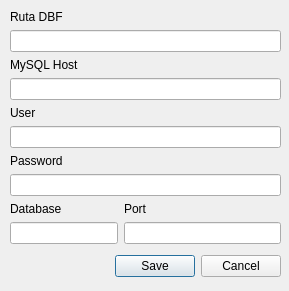
<?xml version="1.0" encoding="UTF-8"?>
<ui version="4.0">
 <class>Dialog</class>
 <widget class="QDialog" name="Dialog">
  <property name="geometry">
   <rect>
    <x>0</x>
    <y>0</y>
    <width>289</width>
    <height>291</height>
   </rect>
  </property>
  <property name="windowTitle">
   <string>Configuracion</string>
  </property>
  <widget class="QDialogButtonBox" name="buttonGroup">
   <property name="geometry">
    <rect>
     <x>80</x>
     <y>250</y>
     <width>201</width>
     <height>32</height>
    </rect>
   </property>
   <property name="orientation">
    <enum>Qt::Horizontal</enum>
   </property>
   <property name="standardButtons">
    <set>QDialogButtonBox::Cancel|QDialogButtonBox::Save</set>
   </property>
  </widget>
  <widget class="QWidget" name="formLayoutWidget">
   <property name="geometry">
    <rect>
     <x>10</x>
     <y>10</y>
     <width>271</width>
     <height>255</height>
    </rect>
   </property>
   <layout class="QFormLayout" name="formLayout">
    <item row="0" column="0">
     <widget class="QLabel" name="lbldbf">
      <property name="text">
       <string>Ruta DBF</string>
      </property>
     </widget>
    </item>
    <item row="1" column="0" colspan="2">
     <widget class="QLineEdit" name="rutaDbfTxt">
      <property name="enabled">
       <bool>true</bool>
      </property>
      <property name="sizeIncrement">
       <size>
        <width>0</width>
        <height>0</height>
       </size>
      </property>
      <property name="baseSize">
       <size>
        <width>0</width>
        <height>30</height>
       </size>
      </property>
     </widget>
    </item>
    <item row="2" column="0">
     <widget class="QLabel" name="lblhost">
      <property name="text">
       <string>MySQL Host</string>
      </property>
     </widget>
    </item>
    <item row="3" column="0" colspan="2">
     <widget class="QLineEdit" name="hostTxt">
      <property name="sizeIncrement">
       <size>
        <width>0</width>
        <height>0</height>
       </size>
      </property>
      <property name="baseSize">
       <size>
        <width>0</width>
        <height>30</height>
       </size>
      </property>
     </widget>
    </item>
    <item row="4" column="0">
     <widget class="QLabel" name="lbluser">
      <property name="text">
       <string>User</string>
      </property>
     </widget>
    </item>
    <item row="5" column="0" colspan="2">
     <widget class="QLineEdit" name="userTxt">
      <property name="sizeIncrement">
       <size>
        <width>0</width>
        <height>0</height>
       </size>
      </property>
      <property name="baseSize">
       <size>
        <width>0</width>
        <height>30</height>
       </size>
      </property>
     </widget>
    </item>
    <item row="6" column="0">
     <widget class="QLabel" name="lblpwd">
      <property name="text">
       <string>Password</string>
      </property>
     </widget>
    </item>
    <item row="8" column="0">
     <widget class="QLabel" name="databaselbl">
      <property name="text">
       <string>Database</string>
      </property>
     </widget>
    </item>
    <item row="8" column="1">
     <widget class="QLabel" name="portlbl">
      <property name="text">
       <string>Port</string>
      </property>
     </widget>
    </item>
    <item row="9" column="0">
     <widget class="QLineEdit" name="databaseTxt">
      <property name="sizeIncrement">
       <size>
        <width>0</width>
        <height>0</height>
       </size>
      </property>
      <property name="baseSize">
       <size>
        <width>0</width>
        <height>30</height>
       </size>
      </property>
     </widget>
    </item>
    <item row="9" column="1">
     <widget class="QLineEdit" name="portTxt">
      <property name="sizeIncrement">
       <size>
        <width>0</width>
        <height>0</height>
       </size>
      </property>
      <property name="baseSize">
       <size>
        <width>0</width>
        <height>30</height>
       </size>
      </property>
     </widget>
    </item>
    <item row="7" column="0" colspan="2">
     <widget class="QLineEdit" name="pwdTxt">
      <property name="sizeIncrement">
       <size>
        <width>0</width>
        <height>0</height>
       </size>
      </property>
      <property name="baseSize">
       <size>
        <width>0</width>
        <height>30</height>
       </size>
      </property>
      <property name="inputMask">
       <string notr="true"/>
      </property>
     </widget>
    </item>
   </layout>
  </widget>
  <zorder>formLayoutWidget</zorder>
  <zorder>buttonGroup</zorder>
 </widget>
 <resources/>
 <connections>
  <connection>
   <sender>buttonGroup</sender>
   <signal>accepted()</signal>
   <receiver>Dialog</receiver>
   <slot>accept()</slot>
   <hints>
    <hint type="sourcelabel">
     <x>248</x>
     <y>254</y>
    </hint>
    <hint type="destinationlabel">
     <x>157</x>
     <y>274</y>
    </hint>
   </hints>
  </connection>
  <connection>
   <sender>buttonGroup</sender>
   <signal>rejected()</signal>
   <receiver>Dialog</receiver>
   <slot>reject()</slot>
   <hints>
    <hint type="sourcelabel">
     <x>316</x>
     <y>260</y>
    </hint>
    <hint type="destinationlabel">
     <x>286</x>
     <y>274</y>
    </hint>
   </hints>
  </connection>
 </connections>
</ui>
